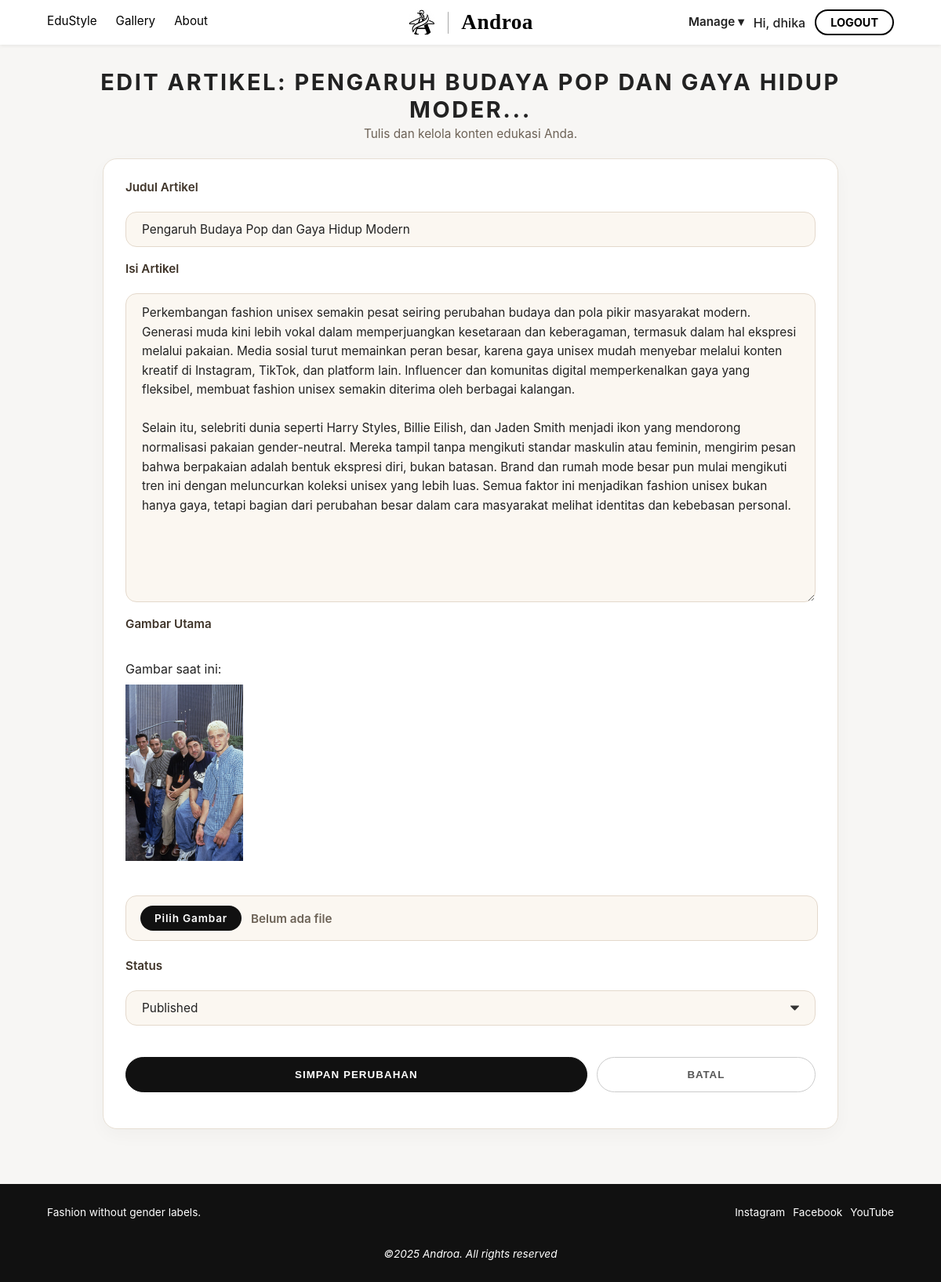
/Androa-Doang/pages/admin/article-form.php?action=edit&id=14 (signed in), run on the app's committed database.
### tables this page shows
CREATE TABLE `articles` (
  `article_id` int(11) NOT NULL,
  `author_id` int(11) NOT NULL,
  `title` varchar(255) NOT NULL,
  `content` longtext NOT NULL,
  `image_path` varchar(255) DEFAULT NULL,
  `status` enum('draft','published','archived') NOT NULL DEFAULT 'draft',
  `views` int(11) NOT NULL DEFAULT 0,
  `created_at` timestamp NOT NULL DEFAULT current_timestamp(),
  `updated_at` timestamp NOT NULL DEFAULT current_timestamp() ON UPDATE current_timestamp()
);

### Androa-Doang/pages/admin/article-form.php (the view, shortened to what this page needs)
<?php
include '../../db_connect.php';
$is_edit = false;
$article_id = $_GET['id'] ?? null;
$page_title = "Buat Artikel Baru";
$article = ['title' => '', 'content' => '', 'image_path' => '', 'status' => 'draft'];
if ($article_id && isset($_GET['action']) && $_GET['action'] == 'edit') {
    $article_id = $conn->real_escape_string($article_id);
    $sql = "SELECT * FROM articles WHERE article_id = '$article_id' LIMIT 1";
    $result = $conn->query($sql);
    if ($result->num_rows > 0) {
        $article = $result->fetch_assoc();
        $is_edit = true;
        $page_title = "Edit Artikel: " . htmlspecialchars(substr($article['title'], 0, 40)) . "...";
    } else {
        $error_message = "Artikel tidak ditemukan.";
    }
}
include '../../components/header_admin.php';
?>
<link rel="stylesheet" href="admin.css">
<body class="article-form-admin">
<header class="admin-header">
    <section class="header-banner">
        <h1><?= $page_title; ?></h1>
        <p>Tulis dan kelola konten edukasi Anda.</p>
        <link rel="stylesheet" href="admin.css">
    </section>
</header>
<main class="admin-main">
    <section class="article-form-container">
        <form action="process-article.php" method="POST" enctype="multipart/form-data" class="article-form">
            <label for="title">Judul Artikel</label>
            <input type="text" id="title" name="title" required value="<?= htmlspecialchars($article['title']); ?>">
            <label for="content">Isi Artikel</label>
            <textarea id="content" name="content" rows="15" required><?= htmlspecialchars($article['content']); ?></textarea>
            <label for="image">Gambar Utama</label>
            <?php if ($is_edit && $article['image_path']): ?>
                <p>Gambar saat ini: <img src="../../Asset/<?= htmlspecialchars($article['image_path']); ?>" style="width: 150px; display: block; margin: 10px 0;"></p>
            <?php endif; ?>
            <label class="file-upload-wrapper">
    <span class="file-upload-btn">Pilih Gambar</span>
    <span class="file-upload-text">Belum ada file</span>
</label>
            <label for="status">Status</label>
            <select id="status" name="status">
                <option value="published" <?= $article['status'] == 'published' ? 'selected' : ''; ?>>Published</option>
            </select>
            <div class="form-actions">
                <button type="submit" class="primary-btn"><?= $is_edit ? 'Simpan Perubahan' : 'Publish Artikel'; ?></button>
                <a href="manage-artikel.php"><button type="button" class="secondary-btn">Batal</button></a>
            </div>
        </form>
    </section>
</main>
</body>
<?php
include '../../components/footer.php';
?>

### Androa-Doang/components/components.css (style rules this page uses)
body { font-family: var(--font-sans); color: #222; margin: 0; padding: 0; }

### data on the page
articles: title "EDIT ARTIKEL: PENGARUH BUDAYA POP DAN GAYA HIDUP MODER...", title "Pengaruh Budaya Pop dan Gaya Hidup Modern", content "Perkembangan fashion unisex semakin pesat seiring perubahan budaya dan pola pikir masyarakat modern. Generasi muda kini lebih vokal dalam memperjuangkan kesetaraan dan keberagaman, termasuk dalam hal ekspresi melalui pakaian. Media sosial turut memainkan peran besar, karena gaya unisex mudah menyebar melalui konten kreatif di Instagram, TikTok, dan platform lain. Influencer dan komunitas digital memperkenalkan gaya yang fleksibel, membuat fashion unisex semakin diterima oleh berbagai kalangan. Selain itu, selebriti dunia seperti Harry Styles, Billie Eilish, dan Jaden Smith menjadi ikon yang mendorong normalisasi pakaian gender-neutral. Mereka tampil tanpa mengikuti standar maskulin atau…", image_path (picture), status "Published"

### other printed values
$_SESSION['user_username'] "dhika"
